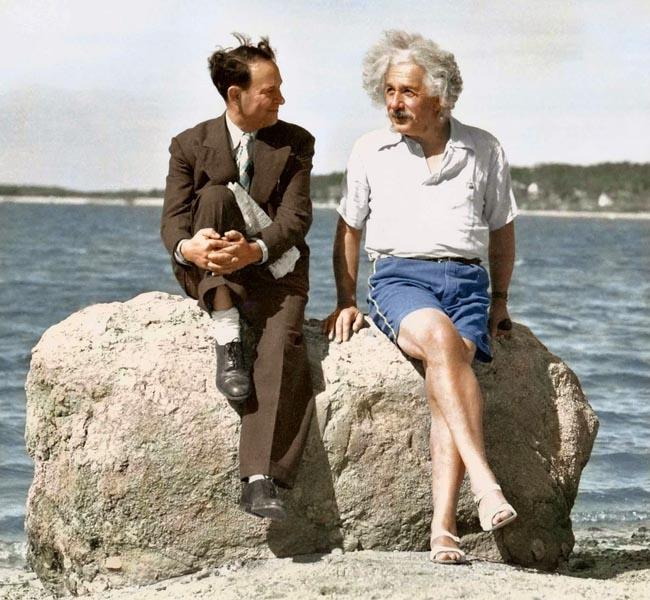
#> input picture images/Einstein.jpg, 650 x 600 px, given in place of Lenna.jpg, which was not available
$ python starFilter.py
#> lines starting #> are read from the running program, lines starting #| are printed output that depends on the picture; pictures that were not available may be replaced by others from this repository, and a replacement may not be noted
import cv2
import numpy as np

def displayDFT(name, src):
    src1 = src[:,:,0]
    src2 = src[:,:,1]
    mag_image = cv2.magnitude(src1,src2)
    mag_image += 1
    spectrum = np.log(np.abs(mag_image))
    dft=cv2.normalize(spectrum,None,0,1,cv2.NORM_MINMAX)
    cv2.imshow(name,dft)

# 레나 이미지 로드
img = cv2.imread("../../week6/ex3/images/Lenna.jpg", cv2.IMREAD_GRAYSCALE)
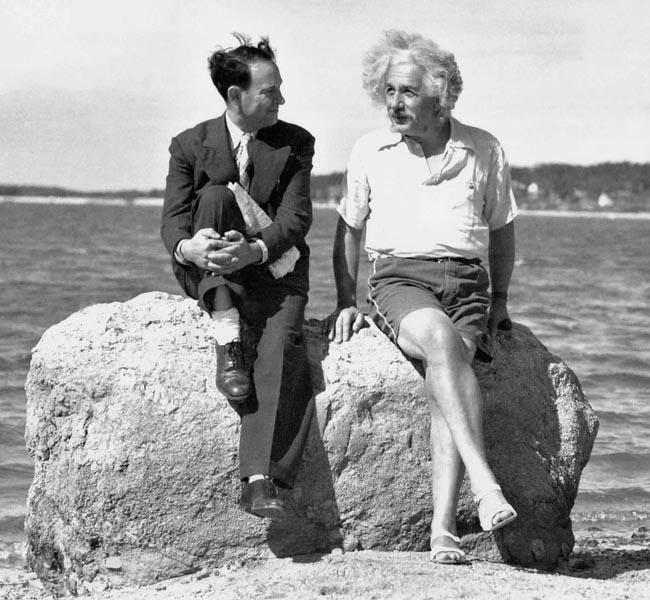
#> img: shape (600, 650); min 0, max 255, mean 159.3

rows, cols = img.shape
#> rows = 600; cols = 650
crow = int(rows/2)
#> crow = 300
ccol = int(cols/2)
#> ccol = 325

# 필터 이미지 로드
filter_img = cv2.imread("./images/starFilter.jpg", cv2.IMREAD_GRAYSCALE)
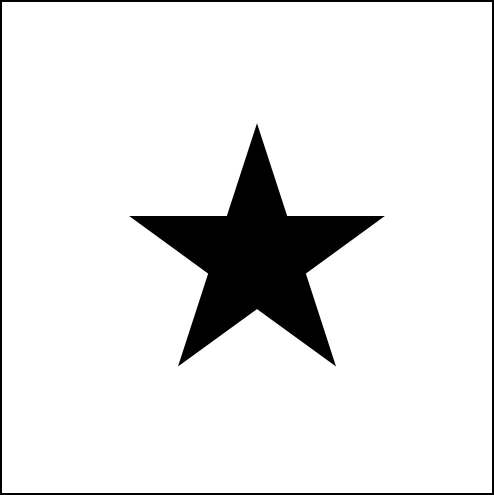
#> input picture images/starFilter.jpg, 988 x 990 px (shown at 1/2 size)
#> filter_img is the input picture: shape (990, 988); min 0, max 255, mean 229.7
filter_img = cv2.resize(filter_img, (cols, rows))
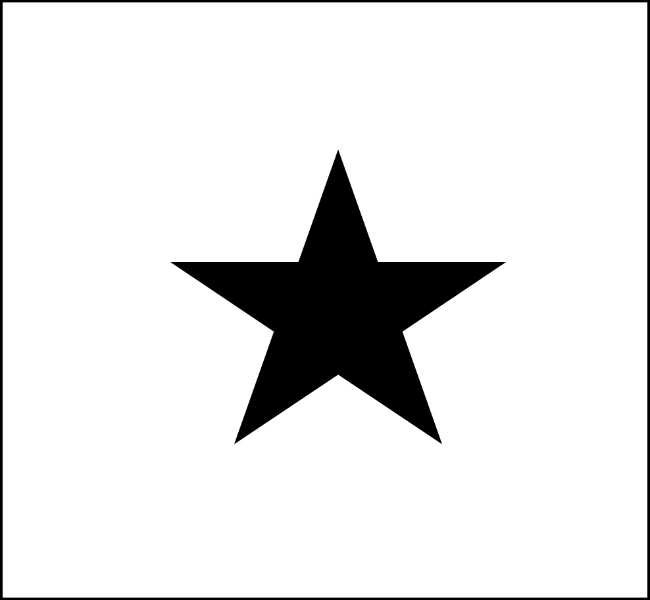
#> filter_img: shape (600, 650); min 0, max 255, mean 229.7

# 필터 이미지의 DFT 계산
filter_dft = cv2.dft(np.float32(filter_img), flags=cv2.DFT_COMPLEX_OUTPUT)
filter_dft_shift = np.fft.fftshift(filter_dft)

# 입력 이미지의 DFT 계산
dft=cv2.dft(np.float32(img), flags=cv2.DFT_COMPLEX_OUTPUT)
dft_shift = np.fft.fftshift(dft)

# 필터 적용
F_dft_shift = cv2.multiply(dft_shift, filter_dft_shift)

# 역 DFT 적용
i_F_dft_shift = np.fft.fftshift(F_dft_shift)
img_back = cv2.idft(i_F_dft_shift)
img_back = cv2.magnitude(img_back[:,:,0], img_back[:,:,0])
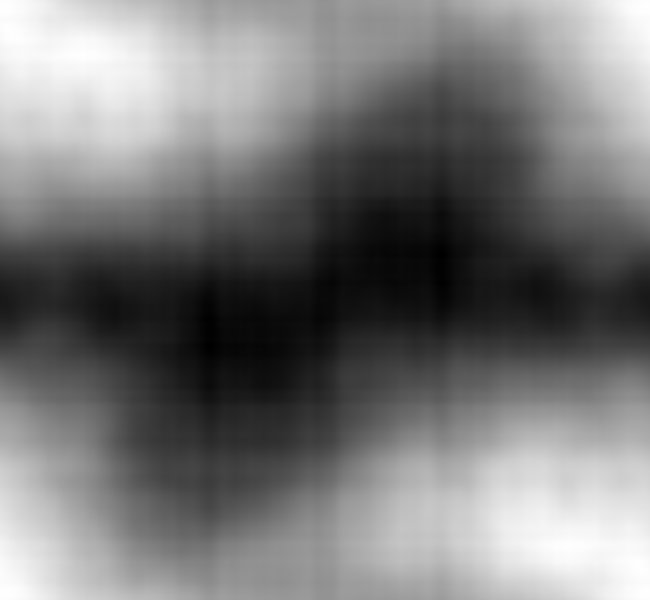
#> img_back: shape (600, 650) float32; min 7.72e+15, max 8.04e+15, mean 7.87e+15; drawn with min black and max white

# DFT 결과 및 역 DFT 결과 표시
displayDFT("dft", F_dft_shift)
#> in displayDFT, `spectrum = np.log(np.abs(mag_image))`:
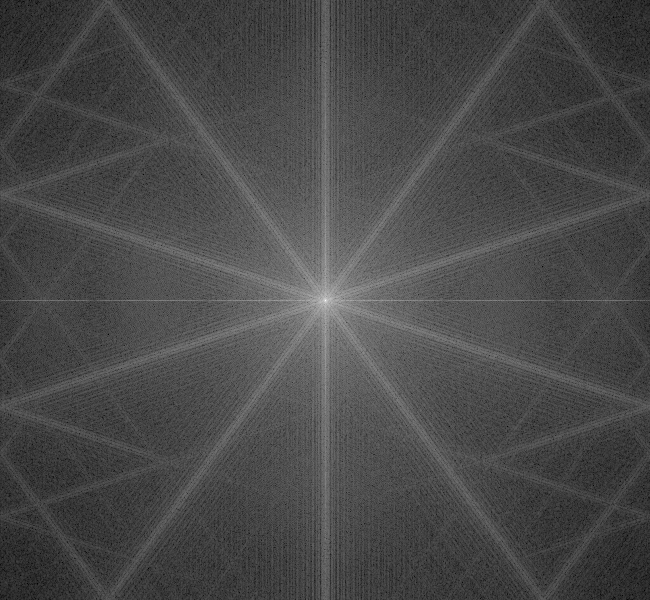
#> spectrum: shape (600, 650) float32; min 6.09, max 36.26, mean 14.8; drawn with min black and max white
inverse_DFT = cv2.normalize(np.abs(img_back), None, 0, 1, cv2.NORM_MINMAX)
cv2.imshow("Original image", img)
cv2.imshow("inverse_DFT", inverse_DFT)
cv2.waitKey(0)
